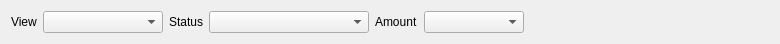
<?xml version="1.0" encoding="UTF-8"?>
<ui version="4.0">
 <class>FGiftCart</class>
 <widget class="QWidget" name="FGiftCart">
  <property name="geometry">
   <rect>
    <x>0</x>
    <y>0</y>
    <width>780</width>
    <height>38</height>
   </rect>
  </property>
  <property name="windowTitle">
   <string>Form</string>
  </property>
  <layout class="QHBoxLayout" name="horizontalLayout">
   <property name="sizeConstraint">
    <enum>QLayout::SetMinimumSize</enum>
   </property>
   <item>
    <widget class="QLabel" name="labelView">
     <property name="text">
      <string>View</string>
     </property>
    </widget>
   </item>
   <item>
    <widget class="QComboBox" name="cbViewMode">
     <property name="minimumSize">
      <size>
       <width>120</width>
       <height>0</height>
      </size>
     </property>
    </widget>
   </item>
   <item>
    <widget class="QLabel" name="labelStatus">
     <property name="text">
      <string>Status</string>
     </property>
    </widget>
   </item>
   <item>
    <widget class="QComboBox" name="cbStatus">
     <property name="minimumSize">
      <size>
       <width>160</width>
       <height>0</height>
      </size>
     </property>
    </widget>
   </item>
   <item>
    <widget class="QLabel" name="labelAmount">
     <property name="text">
      <string>Amount</string>
     </property>
    </widget>
   </item>
   <item>
    <widget class="QComboBox" name="cbAmount">
     <property name="minimumSize">
      <size>
       <width>100</width>
       <height>0</height>
      </size>
     </property>
    </widget>
   </item>
   <item>
    <spacer name="horizontalSpacer">
     <property name="orientation">
      <enum>Qt::Orientation::Horizontal</enum>
     </property>
     <property name="sizeHint" stdset="0">
      <size>
       <width>40</width>
       <height>20</height>
      </size>
     </property>
    </spacer>
   </item>
  </layout>
 </widget>
 <resources/>
 <connections/>
</ui>
